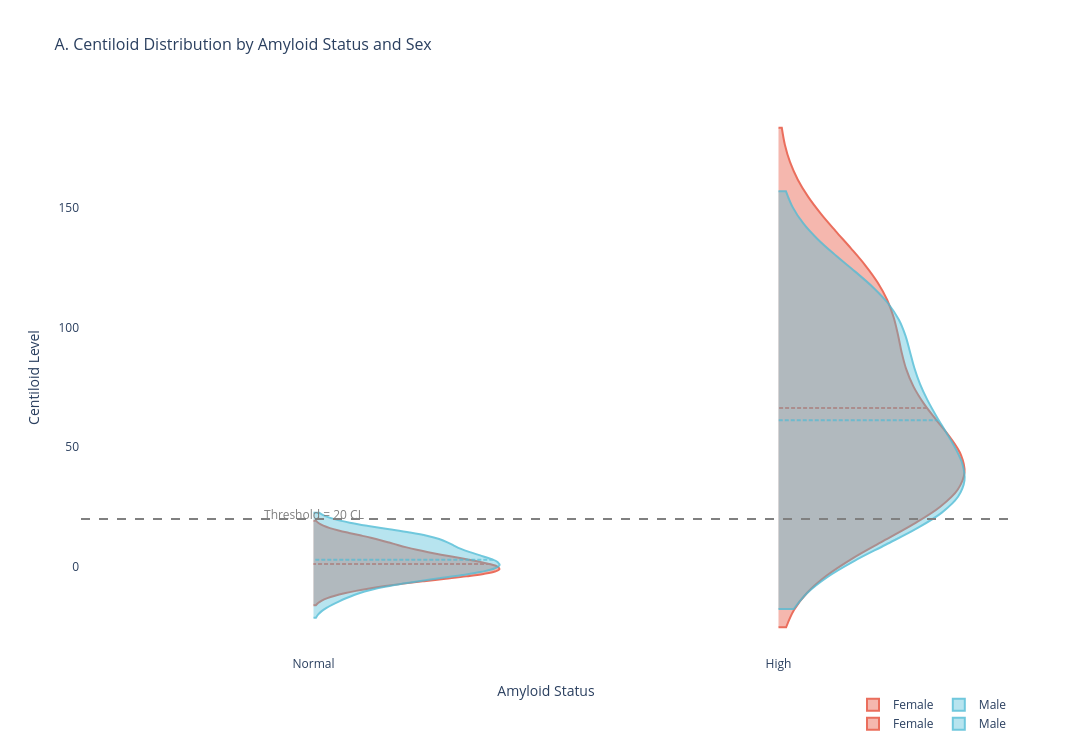

The notebook cell saved with this chart:
### Code cell
# ============================================================================
# PANEL A: Raincloud Plot using Plotly (Python)
# ============================================================================

# Load your data
# omics_df = pd.read_csv("data.csv")  # Uncomment and adjust path

# Prepare data - create Amyloid Status column
omics_df['Amyloid_Status'] = omics_df['label'].map({'H': 'High', 'N': 'Normal'})

# Define colors
COLORS = ["#E64B35", "#4DBBD5"]  # Female (red), Male (blue)
FILL_COLORS = ["rgba(230, 75, 53, 0.5)", "rgba(77, 187, 213, 0.5)"]  # With transparency

# Get unique categories
x_categories = omics_df['Amyloid_Status'].unique().tolist()
# Ensure correct order
if 'Normal' in x_categories and 'High' in x_categories:
    x_categories = ['Normal', 'High']

sub_groups = omics_df['Demographic.Sex'].unique().tolist()

# Create figure
fig = go.Figure()

# Loop through each amyloid status group
for i, group_name in enumerate(x_categories):
    group_data = omics_df[omics_df['Amyloid_Status'] == group_name]
    
    # Loop through each sex subgroup
    for j, subgroup_name in enumerate(sub_groups):
        subgroup_data = group_data[group_data['Demographic.Sex'] == subgroup_name]
        
        c_idx = j % len(COLORS)
        color = COLORS[c_idx]
        fill_color = FILL_COLORS[c_idx]
        
        # Add violin plot
        fig.add_trace(
            go.Violin(
                x=[group_name] * len(subgroup_data),
                y=subgroup_data['Centiloid'],
                name=subgroup_name,
                legendgroup=subgroup_name,
                scalegroup=subgroup_name,
                side='positive',  # Right side only
                pointpos=-0.6,    # Points on left side
                jitter=0.5,       # Spread points horizontally
                width=0.8,        # Violin width
                box_visible=False,  # No boxplot
                meanline_visible=True,  # Show mean line
                line_color=color,
                fillcolor=fill_color,
                opacity=0.8,
                marker=dict(
                    size=6,
                    line=dict(color=color, width=2),
                    color=fill_color
                ),
                offsetgroup=str(j)
            )
        )

# Add horizontal threshold line
fig.add_shape(
    type="line",
    x0=-0.5, x1=len(x_categories)-0.5,
    y0=20, y1=20,
    line=dict(color="grey", width=2, dash="dash")
)

fig.add_annotation(
    x=0,
    y=22,
    text="Threshold = 20 CL",
    showarrow=False,
    font=dict(size=12, color="grey")
)

# Update layout
fig.update_layout(
    title=dict(
        text="A. Centiloid Distribution by Amyloid Status and Sex",
        font=dict(size=16)
    ),
    width=1200,
    height=750,
    violinmode='group',
    violingroupgap=0.2,
    xaxis=dict(
        title="Amyloid Status",
        tickmode='array',
        tickvals=list(range(len(x_categories))),
        ticktext=x_categories
    ),
    yaxis=dict(
        title="Centiloid Level"
    ),
    legend=dict(
        orientation="h",
        yanchor="bottom",
        y=-0.15,
        xanchor="right",
        x=1
    ),
    plot_bgcolor='white',
    paper_bgcolor='white'
)

# Show interactive plot
fig.show()

# Save as PDF (requires kaleido: pip install kaleido)
try:
    fig.write_image("Figure1_PanelA.pdf", width=1200, height=750)
    print("✓ PDF saved successfully: Figure1_PanelA.pdf")
except Exception as e:
    print(f"PDF export failed: {e}")
    print("Installing kaleido will fix this: pip install -U kaleido")
    # Fallback to PNG
    try:
        fig.write_image("Figure1_PanelA.png", width=1200, height=750, scale=2)
        print("✓ PNG saved instead: Figure1_PanelA.png")
    except:
        print("Image export requires kaleido. Install with: pip install -U kaleido")

print("\n" + "="*60)
print("Panel A created successfully!")
print("="*60)
print("\nFiles created:")
print("1. Figure1_PanelA_Interactive.html - Open in browser")
print("2. Figure1_PanelA.pdf or .png - Static version")
print("\nLayout:")
print("- X-axis: Amyloid Status (Normal | High)")
print("- Colors: Female (red) vs Male (blue)")
print("- Points on LEFT, Distribution on RIGHT")
print("- No boxplot, Mean line visible")

### Figure 1 — Plotly figure (JSON) as saved in the notebook; plotly's stock layout.template omitted (floating-point values rounded to 4 significant figures)
{"data": [{"box": {"visible": false}, "fillcolor": "rgba(230, 75, 53, 0.5)", "jitter": 0.5, "legendgroup": "Female", "line": {"color": "#E64B35"}, "marker": {"color": "rgba(230, 75, 53, 0.5)", "line": {"color": "#E64B35", "width": 2}, "size": 6}, "meanline": {"visible": true}, "name": "Female", "offsetgroup": "0", "opacity": 0.8, "pointpos": -0.6, "scalegroup": "Female", "side": "positive", "type": "violin", "width": 0.8, "x": ["Normal", "Normal", "Normal", "Normal", "Normal", "Normal", "Normal", "Normal", "Normal", "Normal", "Normal", "Normal", "Normal", "Normal", "Normal", "Normal", "Normal", "Normal", "Normal", "Normal", "Normal", "Normal", "Normal", "Normal", "Normal", "Normal", "Normal", "Normal", "Normal", "Normal", "Normal"], "y": [-0.8, 2.1, -9.9, 3.6, 2, -2.2, 13.2, -0.8, 11.5, -4.8, 7.9, 6.1, 10.2, -1.1, 6.7, -2.1, 11, -7.3, 5.2, 0.9, -1.6, -2.2, -4.3, 2.3, -1.9, 1.8, -4.1, 5.6, -7.8, -3.5, 2.4]}, {"box": {"visible": false}, "fillcolor": "rgba(77, 187, 213, 0.5)", "jitter": 0.5, "legendgroup": "Male", "line": {"color": "#4DBBD5"}, "marker": {"color": "rgba(77, 187, 213, 0.5)", "line": {"color": "#4DBBD5", "width": 2}, "size": 6}, "meanline": {"visible": true}, "name": "Male", "offsetgroup": "1", "opacity": 0.8, "pointpos": -0.6, "scalegroup": "Male", "side": "positive", "type": "violin", "width": 0.8, "x": ["Normal", "Normal", "Normal", "Normal", "Normal", "Normal", "Normal", "Normal", "Normal", "Normal", "Normal", "Normal", "Normal", "Normal", "Normal", "Normal", "Normal", "Normal", "Normal", "Normal", "Normal", "Normal", "Normal", "Normal"], "y": [-2.1, -9.4, 11.9, 1.1, 14.4, 13.6, -5.2, 5.3, 2.1, 11.7, -2.3, -0.6, 6.1, 8.2, 4.7, 1.9, 4.8, 1.9, -2.3, -1.7, 12.1, -12.9, 11.9, -2.8]}, {"box": {"visible": false}, "fillcolor": "rgba(230, 75, 53, 0.5)", "jitter": 0.5, "legendgroup": "Female", "line": {"color": "#E64B35"}, "marker": {"color": "rgba(230, 75, 53, 0.5)", "line": {"color": "#E64B35", "width": 2}, "size": 6}, "meanline": {"visible": true}, "name": "Female", "offsetgroup": "0", "opacity": 0.8, "pointpos": -0.6, "scalegroup": "Female", "side": "positive", "type": "violin", "width": 0.8, "x": ["High", "High", "High", "High", "High", "High", "High", "High", "High", "High", "High", "High", "High", "High", "High", "High", "High", "High", "High"], "y": [123.1, 96.4, 38.9, 78.1, 30, 31, 26, 78.2, 43.6, 19.2, 113.1, 26, 40.2, 113.3, 139, 61.4, 60.7, 97.6, 44.3]}, {"box": {"visible": false}, "fillcolor": "rgba(77, 187, 213, 0.5)", "jitter": 0.5, "legendgroup": "Male", "line": {"color": "#4DBBD5"}, "marker": {"color": "rgba(77, 187, 213, 0.5)", "line": {"color": "#4DBBD5", "width": 2}, "size": 6}, "meanline": {"visible": true}, "name": "Male", "offsetgroup": "1", "opacity": 0.8, "pointpos": -0.6, "scalegroup": "Male", "side": "positive", "type": "violin", "width": 0.8, "x": ["High", "High", "High", "High", "High", "High", "High", "High", "High", "High", "High", "High", "High", "High", "High", "High"], "y": [24.6, 70.8, 100.6, 65.7, 88, 27.6, 62.6, 24.7, 101.9, 23.9, 46.4, 54.9, 115.4, 26.8, 114.8, 31.3]}], "layout": {"annotations": [{"font": {"color": "grey", "size": 12}, "showarrow": false, "text": "Threshold = 20 CL", "x": 0, "y": 22}], "height": 750, "legend": {"orientation": "h", "x": 1, "xanchor": "right", "y": -0.15, "yanchor": "bottom"}, "paper_bgcolor": "white", "plot_bgcolor": "white", "shapes": [{"line": {"color": "grey", "dash": "dash", "width": 2}, "type": "line", "x0": -0.5, "x1": 1.5, "y0": 20, "y1": 20}], "title": {"font": {"size": 16}, "text": "A. Centiloid Distribution by Amyloid Status and Sex"}, "violingroupgap": 0.2, "violinmode": "group", "width": 1200, "xaxis": {"tickmode": "array", "ticktext": ["Normal", "High"], "tickvals": [0, 1], "title": {"text": "Amyloid Status"}}, "yaxis": {"title": {"text": "Centiloid Level"}}}}
